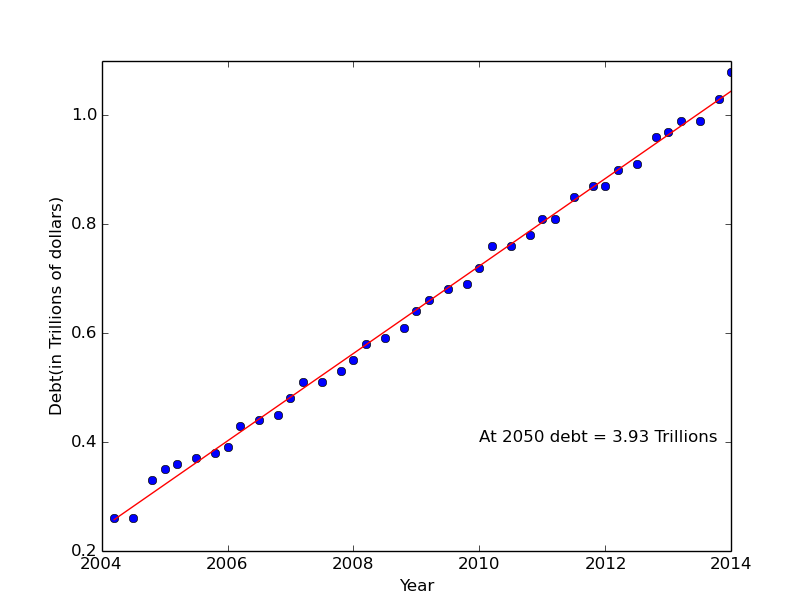

Python code for this plot:
#!/usr/bin/python
import numpy as np
import matplotlib.pyplot as plt


def get_input():
    data = np.genfromtxt('student_debt.csv',delimiter = ',')
    lin_regression(data)
def lin_regression(data):
    
    xp = data[:,0]
    yp = data[:,1]
    xphat = np.array([xp,np.ones(xp.size)])
    w = np.linalg.lstsq(xphat.T,yp)[0]
    fit = w[0]*xp + w[1]
    plt.plot(xp,yp,'o')
    plt.plot(xp,fit,'r-')
    plt.xlabel('Year')
    plt.ylabel('Debt(in Trillions of dollars)')
    plt.text(2010,0.4,r'At 2050 debt = 3.93 Trillions')
    plt.show()

    answer = w[0]*2050 + w[1]

   


    print answer 
    

def main():
    get_input()
main()
